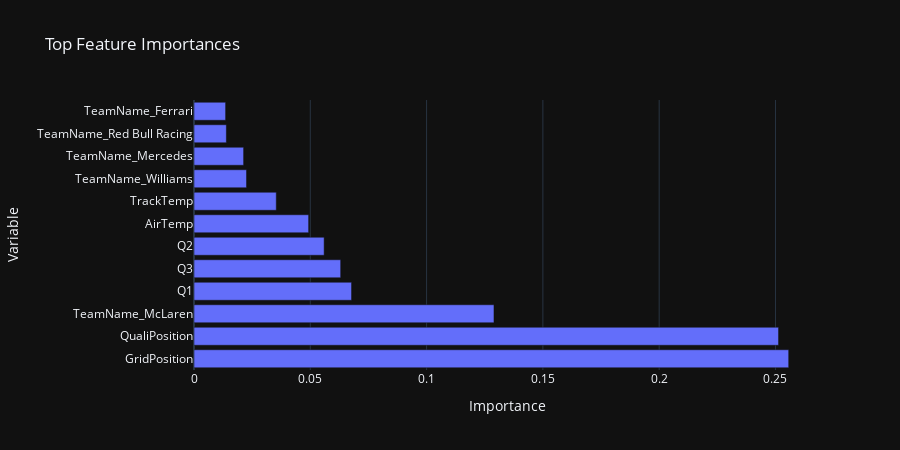

Notebook code cell kept with this figure:
### Code cell
# Feature importance
importances = clf.feature_importances_
feat_names = X.columns
feat_imp_df = pd.DataFrame({'feature': feat_names, 'importance': importances}).sort_values('importance', ascending=False)
fig = px.bar(feat_imp_df.head(12), x='importance', y='feature', orientation='h', title="Top Feature Importances", labels={'importance': "Importance", 'feature': "Variable"})
fig.update_layout(template='plotly_dark', height=450)
fig.show()

### Figure 1 — Plotly figure (JSON) as saved in the notebook; plotly's stock layout.template omitted (floating-point values rounded to 4 significant figures)
{"data": [{"hovertemplate": "Importance=%{x}<br>Variable=%{y}<extra></extra>", "legendgroup": "", "marker": {"color": "#636efa", "pattern": {"shape": ""}}, "name": "", "orientation": "h", "showlegend": false, "textposition": "auto", "type": "bar", "x": [0.2557, 0.2513, 0.129, 0.06774, 0.06306, 0.05595, 0.04929, 0.03538, 0.02259, 0.02133, 0.01391, 0.01359], "xaxis": "x", "y": ["GridPosition", "QualiPosition", "TeamName_McLaren", "Q1", "Q3", "Q2", "AirTemp", "TrackTemp", "TeamName_Williams", "TeamName_Mercedes", "TeamName_Red Bull Racing", "TeamName_Ferrari"], "yaxis": "y"}], "layout": {"barmode": "relative", "height": 450, "legend": {"tracegroupgap": 0}, "title": {"text": "Top Feature Importances"}, "xaxis": {"anchor": "y", "domain": [0, 1], "title": {"text": "Importance"}}, "yaxis": {"anchor": "x", "domain": [0, 1], "title": {"text": "Variable"}}}}
